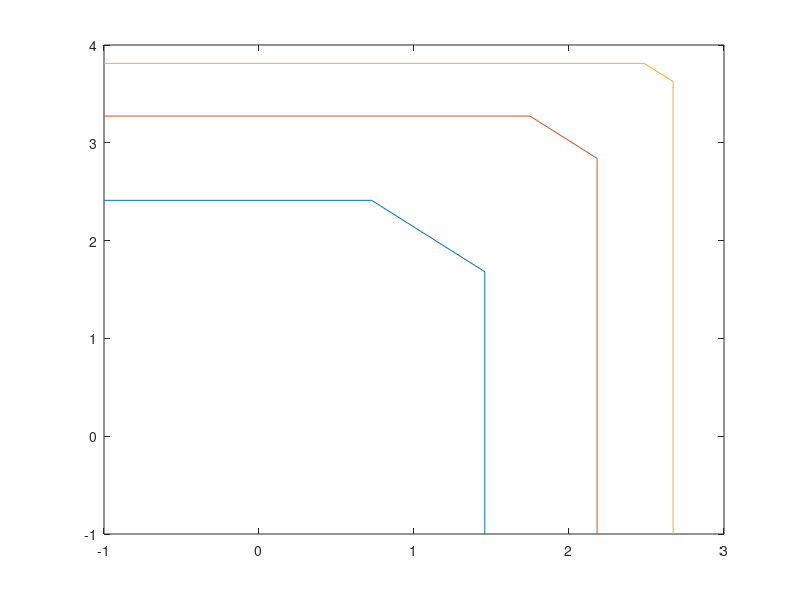

This chart was generated by the following MATLAB code:
clear;
lambda = 0.125;
SNR1 = 10^(30/10);
SNR2 = 10^(40/10);
d1 = 10; theta1 = pi/6; phi1 = pi/3; 
PHI1 = cos(phi1)*sin(theta1); PSI1 = sin(phi1)*sin(theta1); THETA1 = cos(theta1);
d2 = 20; theta2 = pi/6; phi2 = pi/3; 
PHI2 = cos(phi2)*sin(theta2); PSI2 = sin(phi2)*sin(theta2); THETA2 = cos(theta2);
Size = 5:5:15;

precision = 200;
figure
for M_index = [1:1:length(Size)]
    Lx = sqrt(Size(M_index));
    Lz = sqrt(Size(M_index));
    a1 = 0;
    for x = [Lx/2/d1+PHI1,Lx/2/d1-PHI1]
        for z = [Lz/2/d1+THETA1,Lz/2/d1-THETA1]
            a1 = a1 + atan(x*z/PSI1/sqrt(PSI1^2+x^2+z^2))/4/pi;
        end
    end
    a2 = 0;
    for x = [Lx/2/d2+PHI2,Lx/2/d2-PHI2]
        for z = [Lz/2/d2+THETA2,Lz/2/d2-THETA2]
            a2 = a2 + atan(x*z/PSI2/sqrt(PSI2^2+x^2+z^2))/4/pi;
        end
    end

    r_corr = 0;
    i_corr = 0;
    for j1 = 1:1:precision
        psi1=cos((2*j1-1)*pi/(2*precision));
        for j2=1:precision
            psi2=cos((2*j2-1)*pi/(2*precision));
            distance1 = sqrt((d1*PHI1 - Lx/2*psi1)^2 + (d1*PSI1 - 0)^2 + (d1*THETA1 - Lz*psi2/2)^2);
            part1 = (sqrt(d1*PSI1)/sqrt(4*pi)/(distance1^(3/2)));
            distance2 = sqrt((d2*PHI2 - Lx/2*psi1)^2 + (d2*PSI2 - 0)^2 + (d2*THETA2 - Lz*psi2/2)^2);
            part2 = (sqrt(d2*PSI2)/sqrt(4*pi)/(distance2^(3/2)));
            r_corr = r_corr + sqrt((1-psi1^2)*(1-psi2^2))*(part1*part2*cos(2*pi/lambda*(distance1 - distance2)));
            i_corr = i_corr + sqrt((1-psi1^2)*(1-psi2^2))*(part1*part2*sin(2*pi/lambda*(distance1 - distance2)));
        end
    end
    rho = (pi^2*Lx*Lz/(4*precision^2))^2*(r_corr^2 + i_corr^2)/a1/a2;
    C = log2(1 + SNR1*a1 + SNR2*a2 + SNR1*a1*SNR2*a2*(1-rho));
   
    R21_1 = log2(1 + SNR1*a1);
    
    R21_2= C - R21_1;
    
    R12_2 = log2(1 + SNR2*a2);
    
    R12_1 = C - R12_2;
    plot([-1,R12_1,R21_1,R21_1],[R12_2,R12_2,R21_2,-1]);
    hold on;
end
